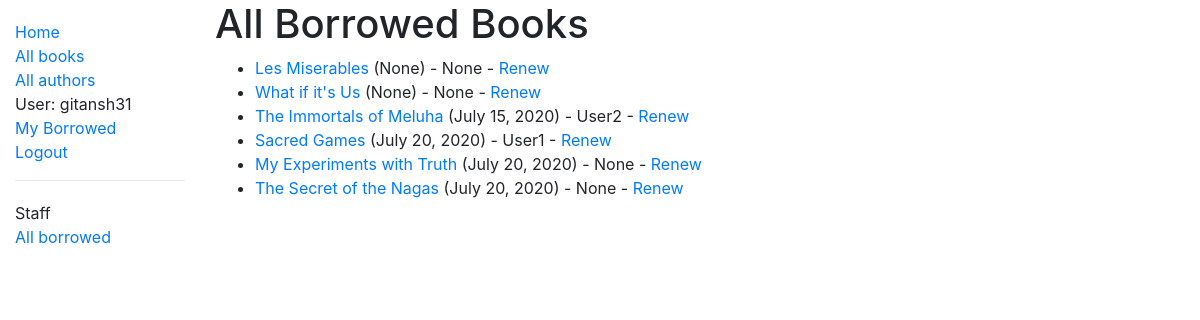
Page /catalog/borrowed/ (signed in) on the committed database.
### catalog/models.py (models this page shows, shortened)
class BookInstance(models.Model):
    id = models.UUIDField(primary_key=True, default=uuid.uuid4, help_text='Unique ID for this particular book across whole library')
    book = models.ForeignKey('Book', on_delete=models.SET_NULL, null=True)
    imprint = models.CharField(max_length=200)
    due_back = models.DateField(null=True, blank=True)
    borrower = models.ForeignKey(User,on_delete=models.SET_NULL,null = True,blank=True)
    LOAN_STATUS = (
        ('m', 'Maintenance'),
        ('o', 'On loan'),
        ('a', 'Available'),
        ('r', 'Reserved'),
    )
    status = models.CharField(
        max_length=1,
        choices=LOAN_STATUS,
        blank=True,
        default='m',
        help_text='Book availability',
    )
    class Meta:
        ordering = ['due_back']
        permissions = (("can_mark_returned", "Set book as returned"),)
    @property
    def is_overdue(self):
        if self.due_back and date.today() > self.due_back:
            return True
        return False

class Book(models.Model):
    title = models.CharField(max_length=200)
    author = models.ForeignKey('Author', on_delete=models.SET_NULL, null=True)
    summary = models.TextField(max_length=1000, help_text='Enter a brief description of the book')
    isbn = models.CharField('ISBN', max_length=13, help_text='13 Character <a href="https://www.isbn-international.org/content/what-isbn">ISBN number</a>')
    genre = models.ManyToManyField(Genre, help_text='Select a genre for this book')
    language = models.ForeignKey('Language',on_delete=models.SET_NULL,null=True)
    def display_genre(self):
        """Create a string for the Genre. This is required to display genre in Admin."""
        return ', '.join(genre.name for genre in self.genre.all()[:3])
    display_genre.short_description = 'Genre'

### catalog/views.py (the view, shortened to what this page needs)
# urls.py: path('borrowed/', views.LoanedBooksAllListView.as_view(), name='all-borrowed'),
class LoanedBooksAllListView(PermissionRequiredMixin,generic.ListView):
    model = BookInstance
    permission_required = 'catalog.can_mark_returned'
    template_name = 'catalog/bookinstance_list_borrowed_all.html'
    paginate_by=10

### catalog/templates/catalog/bookinstance_list_borrowed_all.html
{% extends "base_generic.html" %}
{% block content %}
    <h1>All Borrowed Books</h1>
    {% if bookinstance_list %}
    <ul>
      {% for bookinst in bookinstance_list %}
      <li class="{% if bookinst.is_overdue %}text-danger{% endif %}">
        <a href="{% url 'book-detail' bookinst.book.pk %}">{{bookinst.book.title}}</a>
         ({{ bookinst.due_back }}) {% if user.is_staff %}- {{ bookinst.borrower }}
         {% endif %}
         {% if perms.catalog.can_mark_returned %}- <a href="{% url 'renew-book-librarian' bookinst.id %}">Renew</a>  {% endif %}
      </li>
      {% endfor %}
    </ul>
    {% else %}
      <p>There are no books borrowed.</p>
    {% endif %}
{% endblock %}

### catalog/templates/base_generic.html (shortened to what this page needs)
<!DOCTYPE html>
<html lang="en">
<head>
  <link rel="stylesheet" href="https://stackpath.bootstrapcdn.com/bootstrap/4.1.3/css/bootstrap.min.css">
  {% load static %}
  <link rel="stylesheet" href="{% static 'css/styles.css' %}">
</head>
<body>
  <div class="container-fluid">
    <div class="row">
      <div class="col-sm-2">
      {% block sidebar %}
        <ul class="sidebar-nav">
          <li><a href="{% url 'index' %}">Home</a></li>
          <li><a href="{% url 'books' %}">All books</a></li>
          <li><a href="{% url 'authors' %}">All authors</a></li>
          {% if user.is_authenticated %}
            <li>User: {{ user.get_username }}</li>
             <li><a href="{% url 'my-borrowed' %}">My Borrowed</a></li>
            <li><a href="{% url 'logout'%}?next={{request.path}}">Logout</a></li>
          {% else %}
            <li><a href="{% url 'login'%}?next={{request.path}}">Login</a></li>
          {% endif %}
        </ul>
        {% if user.is_staff %}
        <hr />
        <ul class="sidebar-nav">
          <li>Staff</li>
          {% if perms.catalog.can_mark_returned %}
          <li><a href="{% url 'all-borrowed' %}">All borrowed</a></li>
          {% endif %}
        </ul>
        {% endif %}
     {% endblock %}
      </div>
      <div class="col-sm-10 ">{% block content %}{% endblock %}
          </div>
    </div>
  </div>
</body>
</html>

### catalog/static/css/styles.css (style rules this page uses)
.sidebar-nav { margin-top: 20px; padding: 0; list-style: none; }

### rows in the picture
BookInstance: book "Les Miserables", due_back "None", borrower "None"
BookInstance: book "What if it's Us", due_back "None", borrower "None"
BookInstance: book "The Immortals of Meluha", due_back "July 15, 2020", borrower "User2"
BookInstance: book "Sacred Games", due_back "July 20, 2020", borrower "User1"
BookInstance: book "My Experiments with Truth", due_back "July 20, 2020", borrower "None"
BookInstance: book "The Secret of the Nagas", due_back "July 20, 2020", borrower "None"

### other values in the picture
{{ user.get_username }} "gitansh31"
